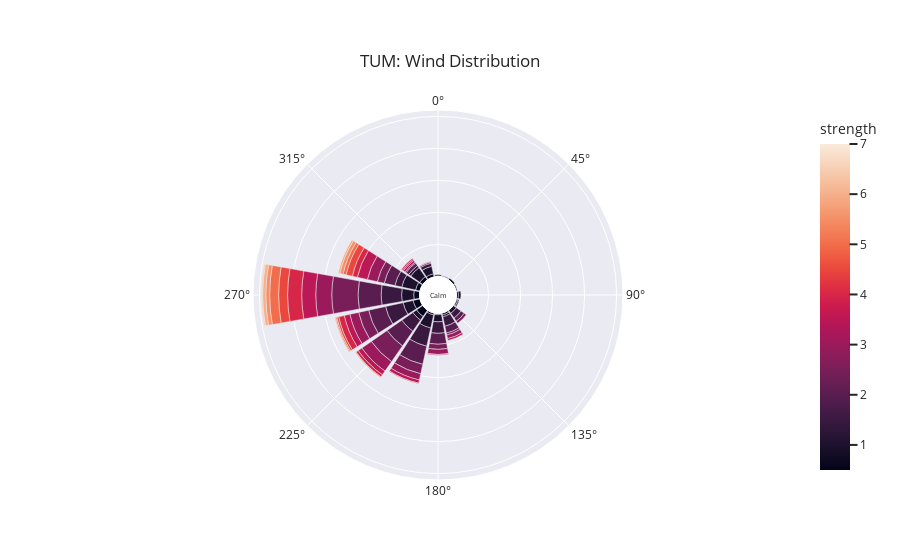

The code cell stored with this chart in its notebook:
### Code cell
# plot wind at 3m pole inlet
plot_wind_rose(df,6, 'TUM')
# Maisach
plot_wind_rose(df,1, 'Maisach')
# Rechts-der-Isar
plot_wind_rose(df,2, 'Rechts-der-Isar')
# Finsing
plot_wind_rose(df,3, 'Finsing')
# Großhadern
plot_wind_rose(df,4, 'Großhadern')
# Großhadern
plot_wind_rose(df,5, 'Pasing')
# Feldkirchen
plot_wind_rose(df,7, 'Feldkirchen')
# Taufkirchen
plot_wind_rose(df,8, 'Taufkirchen')

### Figure 1 — Plotly figure (JSON) as saved in the notebook; plotly's stock layout.template omitted (floating-point values rounded to 4 significant figures)
{"data": [{"hovertemplate": "count=%{r}<br>cardinal_direction=%{theta}<br>strength=%{marker.color}<extra></extra>", "legendgroup": "", "marker": {"color": [0.5, 0.5, 0.5, 0.5, 0.5, 0.5, 0.5, 0.5, 0.5, 0.5, 0.5, 0.5, 0.5, 0.5, 1, 1, 1, 1, 1, 1, 1, 1, 1, 1, 1, 1, 1, 1, 1, 1.5, 1.5, 1.5, 1.5, 1.5, 1.5, 1.5, 1.5, 1.5, 1.5, 1.5, 2, 2, 2, 2, 2, 2, 2, 2, 2, 2, 2.5, 2.5, 2.5, 2.5, 2.5, 2.5, 2.5, 2.5, 2.5, 3, 3, 3, 3, 3, 3, 3, 3, 3.5, 3.5, 3.5, 3.5, 3.5, 3.5, 3.5, 3.5, 4, 4, 4, 4, 4, 4, 4.5, 4.5, 4.5, 4.5, 5, 5, 5, 5, 5.5, 5.5, 5.5, 6, 6, 6.5, 6.5, 7], "coloraxis": "coloraxis", "pattern": {"shape": ""}}, "name": "", "r": [6, 2, 9, 11, 3, 12, 5, 1, 3, 1, 1, 3, 7, 3, 11, 17, 2, 21, 16, 6, 19, 7, 12, 2, 1, 2, 3, 4, 22, 2, 15, 9, 11, 18, 4, 29, 28, 32, 21, 5, 17, 5, 11, 29, 6, 27, 28, 2, 36, 17, 8, 4, 16, 2, 3, 15, 11, 30, 41, 10, 18, 25, 14, 8, 16, 3, 6, 3, 16, 5, 7, 22, 1, 9, 2, 8, 2, 1, 22, 9, 4, 1, 3, 10, 14, 2, 5, 14, 1, 6, 1, 5, 5, 3, 1, 2, 1], "showlegend": false, "subplot": "polar", "theta": [315, 180, 270, 247.5, 202.5, 225, 337.5, 0, 45, 112.5, 22.5, 157.5, 292.5, 90, 180, 315, 67.5, 202.5, 247.5, 135, 270, 225, 337.5, 0, 22.5, 112.5, 157.5, 90, 292.5, 112.5, 157.5, 135, 292.5, 180, 315, 202.5, 247.5, 270, 225, 337.5, 292.5, 315, 157.5, 202.5, 135, 247.5, 225, 337.5, 270, 180, 180, 135, 247.5, 315, 157.5, 202.5, 292.5, 225, 270, 202.5, 225, 270, 247.5, 180, 292.5, 315, 157.5, 157.5, 292.5, 202.5, 225, 270, 180, 247.5, 315, 292.5, 315, 202.5, 270, 247.5, 225, 337.5, 247.5, 292.5, 270, 247.5, 292.5, 270, 225, 270, 247.5, 292.5, 270, 292.5, 292.5, 270, 292.5], "type": "barpolar"}], "layout": {"annotations": [{"font": {"size": 7}, "showarrow": false, "text": "Calm", "x": 0.5, "y": 0.5}], "barmode": "relative", "coloraxis": {"colorbar": {"title": {"text": "strength"}}, "colorscale": [[0, "rgb(2,4,25)"], [0.0625, "rgb(24,15,41)"], [0.125, "rgb(47,23,57)"], [0.1875, "rgb(71,28,72)"], [0.25, "rgb(97,30,82)"], [0.3125, "rgb(123,30,89)"], [0.375, "rgb(150,27,91)"], [0.4375, "rgb(177,22,88)"], [0.5, "rgb(203,26,79)"], [0.5625, "rgb(223,47,67)"], [0.625, "rgb(236,76,61)"], [0.6875, "rgb(242,107,73)"], [0.75, "rgb(244,135,95)"], [0.8125, "rgb(245,162,122)"], [0.875, "rgb(246,188,153)"], [0.9375, "rgb(247,212,187)"], [1, "rgb(250,234,220)"]]}, "legend": {"font": {"size": 14}, "orientation": "h", "tracegroupgap": 0, "x": 0.5, "xanchor": "center", "y": -0.1, "yanchor": "middle"}, "margin": {"t": 110}, "polar": {"angularaxis": {"direction": "clockwise", "rotation": 90}, "domain": {"x": [0, 1], "y": [0, 1]}, "hole": 0.1, "radialaxis": {"linewidth": 0, "showticklabels": false, "ticks": ""}}, "title": {"text": "TUM: Wind Distribution", "xanchor": "center", "yanchor": "top"}}}
